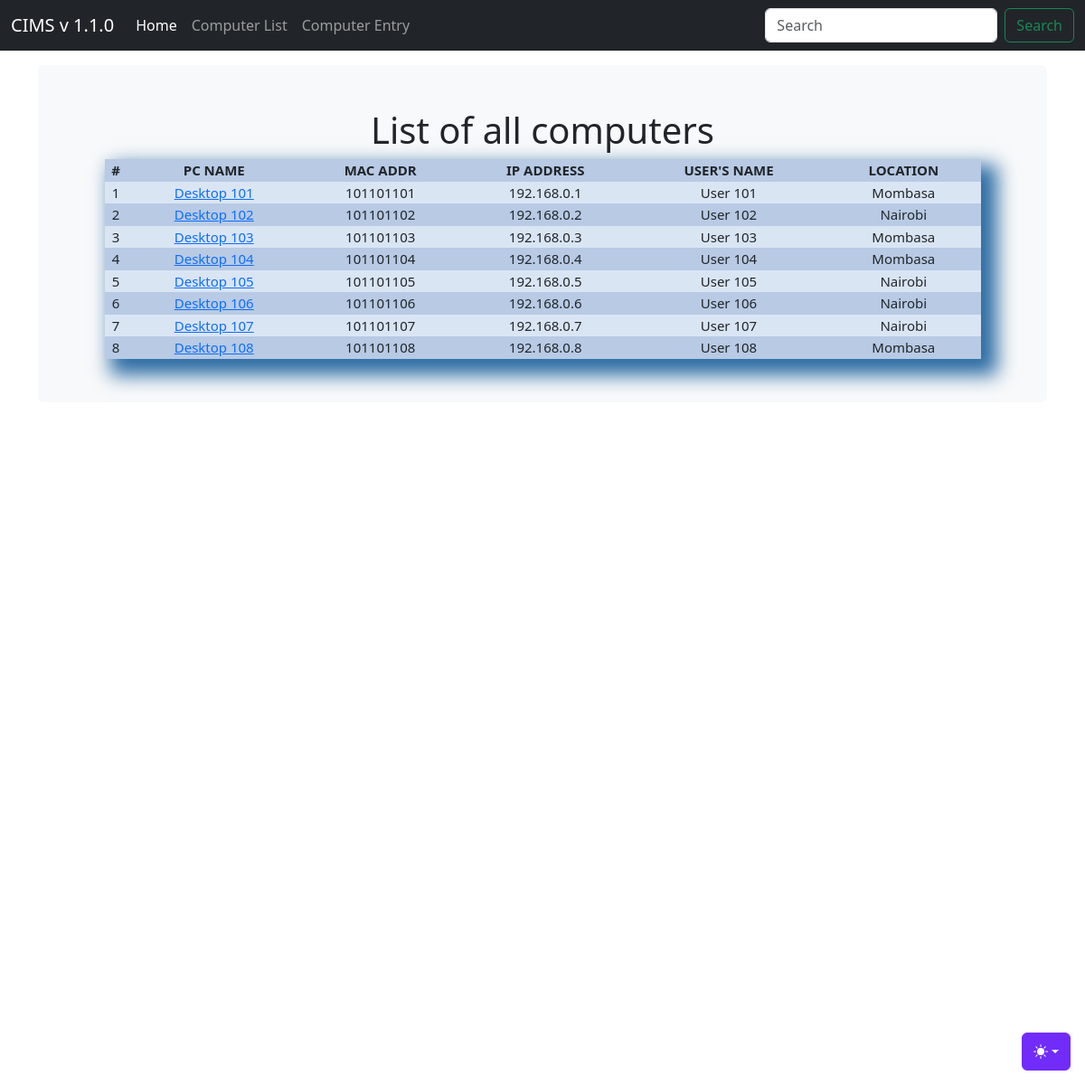
/computer_list/, run on the app's committed database.
### djangoapp/models.py (models this page shows)
class Computer(models.Model):
    computer_name = models.CharField(max_length=30)
    IP_address = models.CharField(max_length=30)
    MAC_address = models.CharField(max_length=30)
    users_name = models.CharField(max_length=30)
    location = models.CharField(max_length=30)
    purchase_date = models.DateField("Purchase mm-dd-yy",auto_now_add = False, auto_now = False, blank=True, null=True)
    timestamp = models.DateField(auto_now_add = True, auto_now = False, blank=True)

### djangoapp/views.py (the view)
# urls.py: path('computer_list/', computer_list, name='computer_list'),
def computer_list(request):
    title = 'List of all computers'
    queryset = Computer.objects.all()
    context = {
        "title": title,
        "queryset": queryset,
    }
    return render(request, "computer_list.html",context)

### djangoapp/templates/computer_list.html (shortened to what this page needs)
{% load static %}
<!doctype html>
<html lang="en" data-bs-theme="auto">
  <head><script src="{% static 'js/color-modes.js' %}"></script>
    <link rel="stylesheet" href="https://cdn.jsdelivr.net/npm/@docsearch/css@3">
<link href="{% static 'css/bootstrap.min.css' %}" rel="stylesheet">
    <link href="{% static 'css/stylesheet.css' %}" rel="stylesheet">
    <link href="{% static 'css/navbar-fixed.css' %}" rel="stylesheet">
  </head>
  <body>
    <div class="dropdown position-fixed bottom-0 end-0 mb-3 me-3 bd-mode-toggle">
      <button class="btn btn-bd-primary py-2 dropdown-toggle d-flex align-items-center"
              id="bd-theme"
              type="button"
              aria-expanded="false"
              data-bs-toggle="dropdown"
              aria-label="Toggle theme (auto)">
        <svg class="bi my-1 theme-icon-active" width="1em" height="1em"><use href="#circle-half"></use></svg>
      </button>
    </div>
    {% include 'navbar.html' %}
<main class="container">
  <div class="bg-body-tertiary p-5 rounded">
    <h1 class="title"> {{ title }}</h1>
    <table>
        <tr>
            <th>#</th>
            <th>PC NAME</th>
            <th>MAC ADDR</th>
            <th>IP ADDRESS</th>
            <th>USER'S NAME</th>
            <th>LOCATION</th>
        </tr>
        {% for instance in queryset %}
        <tr>
            <td>{{forloop.counter}}</td>
            <td><a href="{% url 'computer_edit' id=instance.id %}"> {{instance.computer_name}}</td>
            <td>{{instance.MAC_address}}</td>
            <td>{{instance.IP_address}}</td>
            <td>{{instance.users_name}}</td>
            <td>{{instance.location}}</td>
        </tr>
        {% endfor %}
    </table>
  </div>
</main>
    </body>
</html>

### djangoapp/static/css/stylesheet.css (style rules this page uses)
.title { text-align: center; }
table { width: 95%; margin: auto; text-align: center; box-shadow: 12px 12px 20px 6px #2e6da4; font-size: 15px; }
table tr:nth-child(odd) { background: #B8CAE4 }
table tr:nth-child(even) { background: #dae5f4 }

### djangoapp/static/css/navbar-fixed.css (style rules this page uses)
body { min-height: 75rem; padding-top: 4.5rem; }

### djangoapp/templates/computer_list.html (style rules this page uses)
.bi { vertical-align: -.125em; fill: currentColor; }
.btn-bd-primary { --bd-violet-bg: #712cf9; --bd-violet-rgb: 112.520718, 44.062154, 249.437846; --bs-btn-font-weight: 600; --bs-btn-color: var(--bs-white); --bs-btn-bg: var(--bd-violet-bg); --bs-btn-border-color: var(--bd-violet-bg); --bs-btn-hover-color: var(--bs-white); --bs-btn-hover-bg: #6528e0; --bs-btn-hover-border-color: #6528e0; --bs-btn-focus-shadow-rgb: var(--bd-violet-rgb); --bs-btn-active-color: var(--bs-btn-hover-color); --bs-btn-active-bg: #5a23c8; --bs-btn-active-border-color: #5a23c8; }
.bd-mode-toggle { z-index: 1500; }

### data on the page
Computer: computer_name "Desktop 101", MAC_address "101101101", IP_address "192.168.0.1", users_name "User 101", location "Mombasa"
Computer: computer_name "Desktop 102", MAC_address "101101102", IP_address "192.168.0.2", users_name "User 102", location "Nairobi"
Computer: computer_name "Desktop 103", MAC_address "101101103", IP_address "192.168.0.3", users_name "User 103", location "Mombasa"
Computer: computer_name "Desktop 104", MAC_address "101101104", IP_address "192.168.0.4", users_name "User 104", location "Mombasa"
Computer: computer_name "Desktop 105", MAC_address "101101105", IP_address "192.168.0.5", users_name "User 105", location "Nairobi"
Computer: computer_name "Desktop 106", MAC_address "101101106", IP_address "192.168.0.6", users_name "User 106", location "Nairobi"
Computer: computer_name "Desktop 107", MAC_address "101101107", IP_address "192.168.0.7", users_name "User 107", location "Nairobi"
Computer: computer_name "Desktop 108", MAC_address "101101108", IP_address "192.168.0.8", users_name "User 108", location "Mombasa"

### other printed values
{{ title }} "List of all computers"
